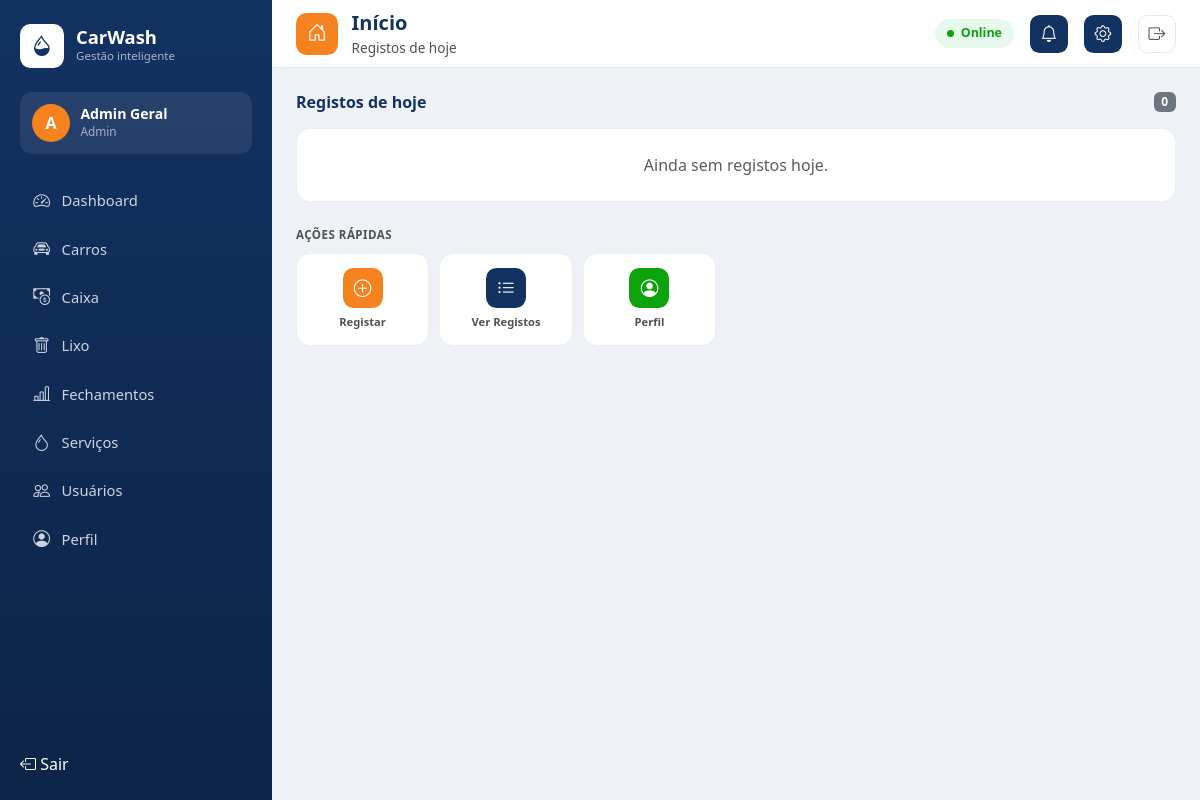
/carros/inicio/ (signed in), run on the app's committed database.
### accounts/models.py (models this page shows)
class User(AbstractUser):
    class Role(models.TextChoices):
        SEGURANCA = 'seguranca', 'Segurança'
        TESOUREIRA = 'tesoureira', 'Tesoureira'
        ADMIN = 'admin', 'Admin'
    role = models.CharField(max_length=20, choices=Role.choices)
    def is_seguranca(self):
        return self.role == self.Role.SEGURANCA
    def is_tesoureira(self):
        return self.role == self.Role.TESOUREIRA
    def is_admin_role(self):
        return self.role == self.Role.ADMIN or self.is_superuser

### vehicles/views.py (the view)
# urls.py: path('inicio/', views.vehicle_home, name='home'),
@role_required('seguranca')
def vehicle_home(request):
    today_entries = VehicleEntry.objects.filter(is_trashed=False, created_at__date=timezone.localdate())
    return render(request, 'vehicles/home.html', {
        'today_entries': today_entries,
        'today_count': today_entries.count(),
    })

### templates/vehicles/home.html (shortened to what this page needs)
{% extends 'base.html' %}
{% block page_icon %}<div class="cw-topbar-icon"><i class="bi bi-house-door"></i></div>{% endblock %}
{% block page_title %}Início{% endblock %}
{% block page_subtitle %}Registos de hoje{% endblock %}
{% block content %}
<div class="d-flex justify-content-between align-items-center mb-3">
    <h6 class="fw-bold mb-0" style="color: var(--cw-navy);">Registos de hoje</h6>
    <span class="badge bg-secondary">{{ today_count }}</span>
</div>
{% if today_entries %}
<div class="row g-3 mb-4">
    {% for entry in today_entries %}
    <div class="col-12 col-md-6 col-lg-4">
        <div class="cw-row-card mb-0 h-100">
            <div class="cw-row-card-header">
                <div>
                    <div class="cw-row-card-title">{{ entry.plate }}</div>
                    <div class="cw-row-card-subtitle">{{ entry.brand }} {{ entry.model }}</div>
                </div>
                <span class="badge bg-secondary">{{ entry.get_status_display }}</span>
            </div>
            <div class="cw-row-card-grid mb-0">
                <div class="cw-row-card-field">
                    <div class="cw-row-card-label">Serviço</div>
                    <div class="cw-row-card-value">{{ entry.service|default:'-' }}</div>
                </div>
                <div class="cw-row-card-field">
                    <div class="cw-row-card-label">Hora</div>
                    <div class="cw-row-card-value">{{ entry.created_at|date:'H:i' }}</div>
                </div>
            </div>
        </div>
    </div>
    {% endfor %}
</div>
{% else %}
<div class="cw-card p-4 text-center text-muted mb-4">Ainda sem registos hoje.</div>
{% endif %}
<div class="cw-quick-tiles-label">Ações rápidas</div>
<div class="cw-quick-tiles" style="max-width: 420px;">
    <a href="{% url 'vehicles:list' %}?open=create" class="cw-quick-tile">
        <div class="cw-quick-tile-icon bg-orange"><i class="bi bi-plus-circle"></i></div>
        <div class="cw-quick-tile-label">Registar</div>
    </a>
    <a href="{% url 'vehicles:list' %}" class="cw-quick-tile">
        <div class="cw-quick-tile-icon bg-navy"><i class="bi bi-list-ul"></i></div>
        <div class="cw-quick-tile-label">Ver Registos</div>
    </a>
    <a href="{% url 'profile' %}" class="cw-quick-tile">
        <div class="cw-quick-tile-icon bg-good"><i class="bi bi-person-circle"></i></div>
        <div class="cw-quick-tile-label">Perfil</div>
    </a>
</div>
{% endblock %}

### templates/partials/sidebar_content.html (shortened to what this page needs)
{% load static %}
<div class="cw-sidebar-brand">
    <div class="cw-sidebar-logo"><i class="bi bi-droplet-half"></i></div>
    <div>
        <div class="cw-sidebar-brand-name">CarWash</div>
        <div class="cw-sidebar-brand-tagline">Gestão inteligente</div>
    </div>
</div>
<div class="cw-sidebar-user">
    <div class="cw-sidebar-user-avatar">{{ user.username|slice:':1'|upper }}</div>
    <div class="min-w-0">
        <div class="cw-sidebar-user-name">{{ user.get_full_name|default:user.username }}</div>
        <div class="cw-sidebar-user-role">{{ user.get_role_display }}</div>
    </div>
</div>
<nav class="cw-sidebar-nav nav flex-column">
    {% if user.is_admin_role %}
    <a class="nav-link {% if request.resolver_match.url_name == 'admin_dashboard' %}active{% endif %}"
       href="{% url 'admin_dashboard' %}"><i class="bi bi-speedometer2"></i> Dashboard</a>
    {% endif %}
    {% if user.is_seguranca or user.is_admin_role %}
    <a class="nav-link {% if request.resolver_match.app_name == 'vehicles' and request.resolver_match.url_name != 'trash_list' and request.resolver_match.url_name != 'home' %}active{% endif %}"
       href="{% url 'vehicles:list' %}"><i class="bi bi-car-front"></i> {% if user.is_seguranca %}Registros{% else %}Carros{% endif %}</a>
    {% endif %}
    {% if user.is_tesoureira or user.is_admin_role %}
    <a class="nav-link "
       href="{% url 'cashbox:dashboard' %}"><i class="bi bi-cash-coin"></i> Caixa</a>
    {% endif %}
    {% if user.is_admin_role %}
    <a class="nav-link {% if request.resolver_match.url_name == 'trash_list' %}active{% endif %}"
       href="{% url 'vehicles:trash_list' %}"><i class="bi bi-trash"></i> Lixo</a>
    <a class="nav-link {% if request.resolver_match.url_name == 'closures' or request.resolver_match.url_name == 'period_closure_create' %}active{% endif %}"
       href="{% url 'cashbox:closures' %}"><i class="bi bi-bar-chart-line"></i> Fechamentos</a>
    <a class="nav-link {% if request.resolver_match.app_name == 'services' %}active{% endif %}"
       href="{% url 'services:list' %}"><i class="bi bi-droplet"></i> Serviços</a>
    <a class="nav-link {% if request.resolver_match.url_name == 'user_list' %}active{% endif %}"
       href="{% url 'user_list' %}"><i class="bi bi-people"></i> Usuários</a>
    {% endif %}
    <a class="nav-link {% if request.resolver_match.url_name == 'profile' %}active{% endif %}"
       href="{% url 'profile' %}"><i class="bi bi-person-circle"></i> Perfil</a>
</nav>
<div class="mt-auto pt-3">
    <form method="post" action="{% url 'logout' %}">
        <button class="nav-link border-0 bg-transparent w-100 text-start" type="submit">
            <i class="bi bi-box-arrow-left"></i> Sair
        </button>
    </form>
</div>

### static/css/theme.css (style rules this page uses)
:root { --cw-navy: #123262; --cw-navy-dark: #0c2447; --cw-orange: #f5821f; --cw-orange-dark: #d96c0f; --cw-good: #0ca30c; --cw-warning: #fab219; --cw-serious: #ec835a; --cw-critical: #d03b3b; --cw-muted: #898781; --cw-ink-primary: #0b0b0b; --cw-ink-secondary: #52514e; --cw-sidebar-width: 272px; --cw-topbar-height: 68px; }
body { background-color: #eef1f6; }
.cw-sidebar-brand { display: flex; align-items: center; gap: .75rem; margin-bottom: 1.5rem; }
.cw-sidebar-logo { width: 44px; height: 44px; background: #fff; border-radius: .65rem; display: flex; align-items: center; justify-content: center; flex-shrink: 0; }
.cw-sidebar-logo i { font-size: 1.3rem; color: var(--cw-navy); }
.cw-sidebar-brand-name { font-weight: 800; font-size: 1.15rem; line-height: 1.1; }
.cw-sidebar-brand-tagline { font-size: .72rem; color: rgba(255, 255, 255, .65); }
.cw-sidebar-user { background: rgba(255, 255, 255, .08); border-radius: .75rem; padding: .75rem; display: flex; align-items: center; gap: .65rem; margin-bottom: 1.5rem; }
.cw-sidebar-user-avatar { width: 38px; height: 38px; border-radius: 50%; background: var(--cw-orange); color: #fff; display: flex; align-items: center; justify-content: center; font-weight: 700; flex-shrink: 0; }
.cw-sidebar-user-name { font-weight: 600; font-size: .88rem; line-height: 1.2; }
.cw-sidebar-user-role { font-size: .74rem; color: rgba(255, 255, 255, .6); }
.cw-sidebar-nav .nav-link { color: rgba(255, 255, 255, .8); border-radius: .6rem; padding: .6rem .75rem; margin-bottom: .25rem; display: flex; align-items: center; gap: .65rem; font-size: .92rem; font-weight: 500; }
.cw-sidebar-nav .nav-link i { font-size: 1.05rem; width: 1.2rem; text-align: center; }
.cw-topbar-icon { width: 42px; height: 42px; border-radius: .65rem; background: var(--cw-orange); color: #fff; display: flex; align-items: center; justify-content: center; font-size: 1.2rem; flex-shrink: 0; }
.cw-quick-tiles-label { text-transform: uppercase; font-size: .72rem; letter-spacing: .5px; font-weight: 700; color: var(--cw-ink-secondary); margin-bottom: .6rem; }
.cw-quick-tiles { display: flex; gap: .65rem; margin-bottom: 1.5rem; }
.cw-quick-tile { flex: 1; background: #fff; border: 1px solid #edeef1; border-radius: .85rem; padding: .85rem .4rem; text-align: center; text-decoration: none; color: inherit; }
.cw-quick-tile-icon { width: 40px; height: 40px; border-radius: .65rem; display: flex; align-items: center; justify-content: center; margin: 0 auto .4rem; font-size: 1.1rem; color: #fff; background: var(--cw-navy); }
.cw-quick-tile-icon.bg-navy { background: var(--cw-navy); }
.cw-quick-tile-icon.bg-orange { background: var(--cw-orange); }
.cw-quick-tile-icon.bg-good { background: var(--cw-good); }
.cw-quick-tile-label { font-size: .7rem; font-weight: 700; color: var(--cw-ink-secondary); }
.cw-card { background: #fff; border: 1px solid #edeef1; border-radius: .85rem; }

### data on the page
User: username "A", get_full_name "Admin Geral", role "Admin"

### other printed values
{{ today_count }} "0"
